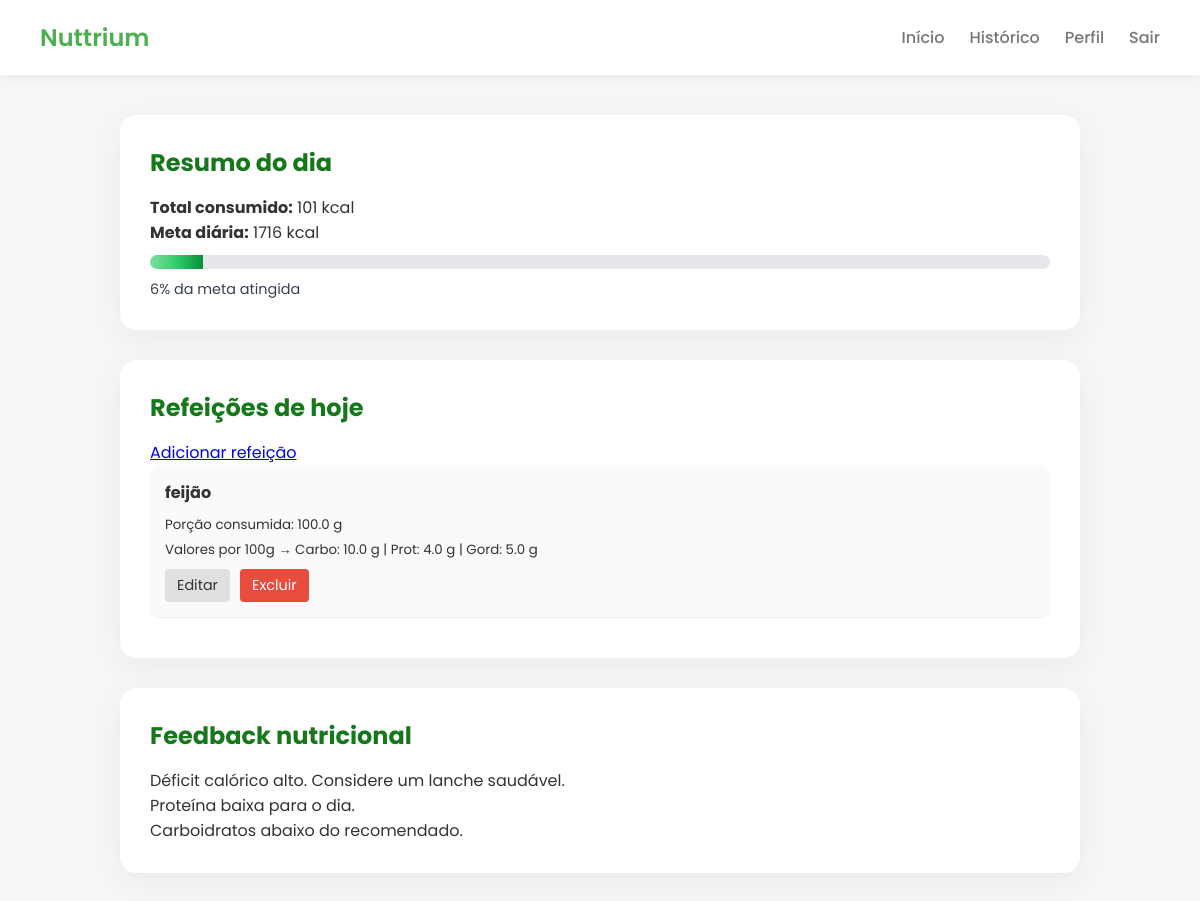
Page /dashboard/ (signed in) on the earlier database version.
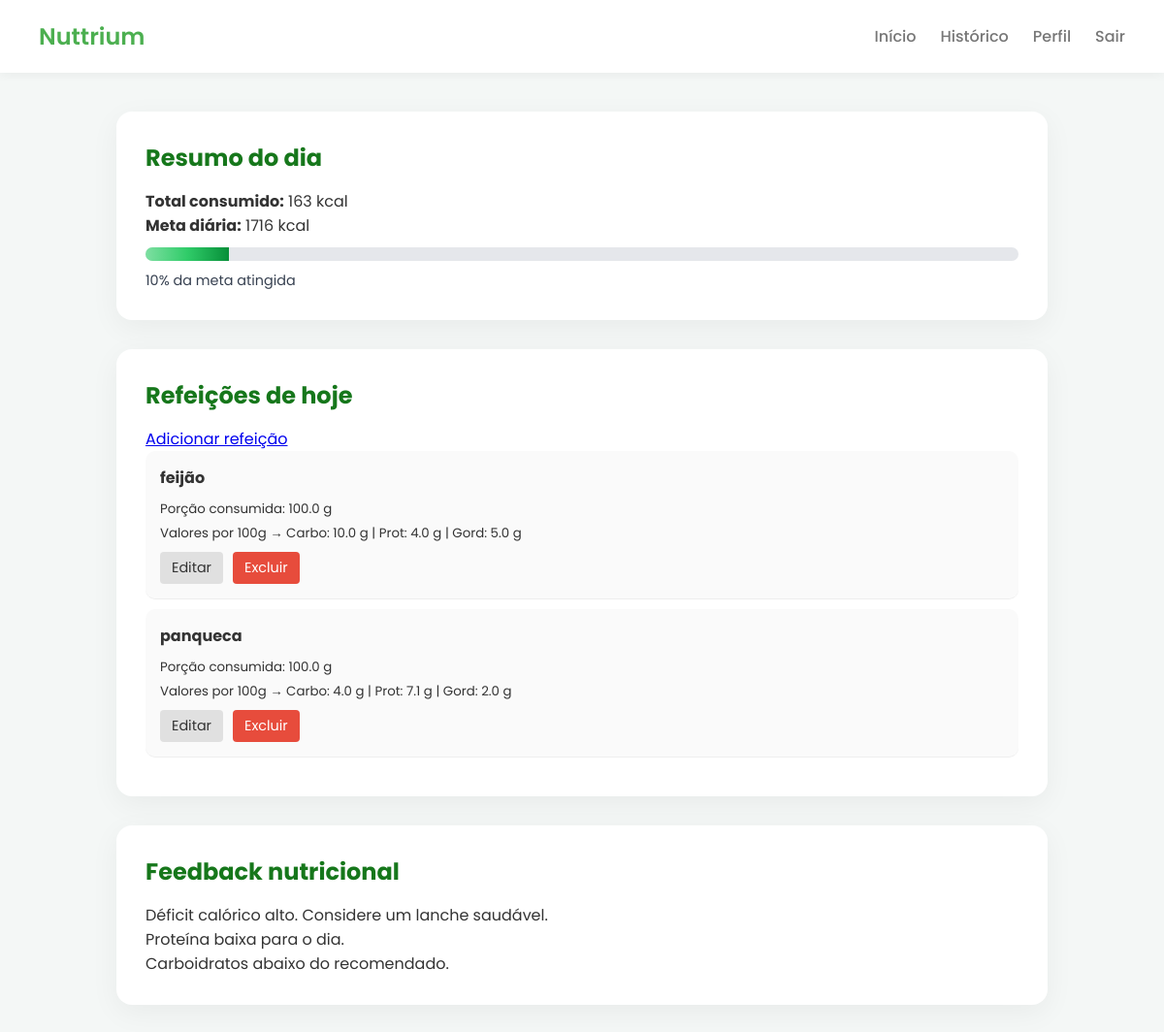
Same page on the later database version.
### refeicoes/models.py (models this page shows)
class Refeicao(models.Model):
    user = models.ForeignKey(User, on_delete=models.CASCADE)
    nome = models.CharField(max_length=100)
    porcao = models.FloatField(help_text="Quantidade consumida em gramas")
    carboidratos = models.FloatField(help_text="Carboidratos por 100g")
    proteinas = models.FloatField(help_text="Proteínas por 100g")
    gorduras = models.FloatField(help_text="Gorduras por 100g")
    data = models.DateField(auto_now_add=True)
    def calorias(self):
        fator = self.porcao / 100
        return (
            (self.carboidratos * 4 +
             self.proteinas * 4 +
             self.gorduras * 9)
            * fator
        )

### alimentacao/views.py (the view)
# urls.py: path("dashboard/", views.dashboard, name="dashboard"),
@login_required
def dashboard(request):
    perfil = Perfil.objects.filter(user=request.user).first()
    refeicoes = Refeicao.objects.filter(user=request.user)
    total_calorias = sum(r.calorias() for r in refeicoes)
    percentual = 0
    if perfil and perfil.meta_calorica:
        percentual = min((total_calorias / perfil.meta_calorica) * 100, 100)
    feedback = []
    if perfil and perfil.meta_calorica:
        feedback = gerar_feedback(
            total_calorias,
            perfil.meta_calorica,
            sum(r.carboidratos for r in refeicoes),
            sum(r.proteinas for r in refeicoes),
            sum(r.gorduras for r in refeicoes),
        )
    return render(request, "dashboard.html", {
        "perfil": perfil,
        "refeicoes": refeicoes,
        "total": total_calorias,
        "percentual": percentual,
        "feedback": feedback,
    })

### alimentacao/services.py (called while the page is built)
def gerar_feedback(total, meta, carbo, prot, gord):
    pct = (total / meta) * 100 if meta else 0
    mensagens = []
    if pct < 70:
        mensagens.append("Déficit calórico alto. Considere um lanche saudável.")
    elif pct <= 100:
        mensagens.append("Você está dentro da meta calórica.")
    else:
        mensagens.append("Excesso calórico. Prefira refeições leves.")
    if prot < 50:
        mensagens.append("Proteína baixa para o dia.")
    if gord > 70:
        mensagens.append("Gordura elevada.")
    if carbo < 130:
        mensagens.append("Carboidratos abaixo do recomendado.")
    return mensagens

### alimentacao/templates/dashboard.html
{% extends 'base.html' %}
{% block content %}
<div class="card">
  <h2>Resumo do dia</h2>
  <p><strong>Total consumido:</strong> {{ total|floatformat:0 }} kcal</p>
  {% if perfil and perfil.meta_calorica %}
    <p><strong>Meta diária:</strong> {{ perfil.meta_calorica|floatformat:0 }} kcal</p>
    <div class="progress">
      <div class="progress-fill" style="width: {{ percentual }}%;"></div>
    </div>
    <p class="percentual">
      {{ percentual|floatformat:0 }}% da meta atingida
    </p>
  {% else %}
    <p>Complete seu perfil para calcular a meta diária.</p>
    <a href="{% url 'perfil' %}" class="btn">Completar perfil</a>
  {% endif %}
</div>
<div class="card">
  <h2>Refeições de hoje</h2>
  <a href="{% url 'criar_refeicao' %}" class="btn">Adicionar refeição</a>
  {% if refeicoes %}
    <ul class="historico">
      {% for r in refeicoes %}
        <li class="item-refeicao">
          <strong>{{ r.nome }}</strong>
          <div class="detalhes-refeicao">
            <small>
              Porção consumida: {{ r.porcao }} g<br>
              Valores por 100g →
              Carbo: {{ r.carboidratos }} g |
              Prot: {{ r.proteinas }} g |
              Gord: {{ r.gorduras }} g
            </small>
          </div>
          <div class="acoes">
            <a href="{% url 'editar_refeicao' r.id %}" class="btn-secundario">
              Editar
            </a>
            <a href="{% url 'excluir_refeicao' r.id %}"
               class="btn-perigo"
               onclick="return confirm('Deseja excluir esta refeição?');">
              Excluir
            </a>
          </div>
        </li>
      {% endfor %}
    </ul>
  {% else %}
    <p>Nenhuma refeição registrada hoje.</p>
  {% endif %}
</div>
{% if feedback %}
<div class="card">
  <h2>Feedback nutricional</h2>
  {% for msg in feedback %}
    <p>{{ msg }}</p>
  {% endfor %}
</div>
{% endif %}
{% endblock %}

Differences in the rows shown:
added Refeicao: nome "panqueca", porcao "100.0", carboidratos "4.0", proteinas "7.1", gorduras "2.0"
Other differences:
{{ total|floatformat:0 }}: "101" → "163"
{{ percentual }}: 5.8857808857808855 → 9.522144522144522 (drawn)
{{ percentual|floatformat:0 }}: "6" → "10"
